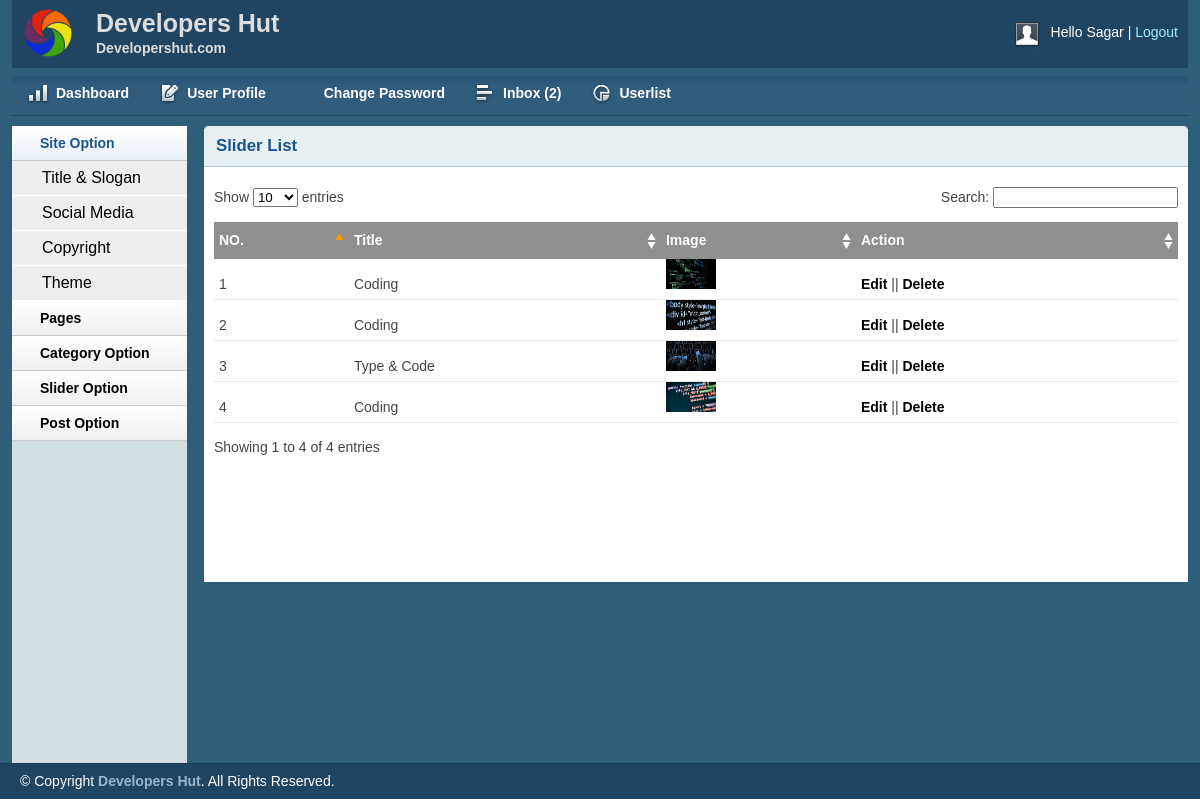
The app's page /admin/sliderlist.php (signed in) with its own data.
### tables this page shows
CREATE TABLE `tbl_slider` (
  `id` int(11) NOT NULL,
  `title` varchar(255) NOT NULL,
  `image` varchar(255) NOT NULL
);

### lib/Database.php (called while the page is built, shortened)
<?php
Class Database{
	public $host   = DB_HOST;
	public $user   = DB_USER;
	public $pass   = DB_PASS;
	public $dbname = DB_NAME;
	public $link;
	private function connectDB(){
	$this->link = new mysqli($this->host, $this->user, $this->pass, $this->dbname);
 }
	public function select($query){
		$result = $this->link->query($query) or die($this->link->error.__LINE__);
		if($result->num_rows > 0){
			return $result;
		} else {
			return false;
		}
	}
}

### admin/sliderlist.php (the view, shortened to what this page needs)
<?php include 'inc/header.php' ?>
<?php include 'inc/sidebar.php' ?>
        <div class="grid_10">
            <div class="box round first grid">
                <h2>Slider List</h2>
                <div class="block">
                    <table class="data display datatable" id="example">
					<thead>
						<tr>
							<th>NO.</th>
							<th>Title</th>
							<th>Image</th>
							<th>Action</th>
						</tr>
					</thead>
					<tbody>
					<?php
						$query = "select * from tbl_slider ";
						$result = $db->select($query);
						if ($result) {
							$i=0;
							while ($post = $result->fetch_assoc()) {
							$i++;
					?>
						<tr class="odd gradeX">
							<td ><?php echo $i?></td>
							<td ><?php echo $post['title']?></td>
							<td ><img src="<?php echo $post['image']?>" height = 30px; width = 50px;></td>
							<td>
<?php
	if ($_SESSION['role']== 1 || $_SESSION['role'] == 3) {
?>
								 <a href="editslider.php?sid=<?php echo $post['id']?>">Edit</a> ||
								 <a onclick="return confirm('Are you sure ??');" href="delslide.php?sid=<?php echo $post['id']?>">Delete</a>
<?php }else { echo "You can not take any action";} ?>
							 </td>
						</tr>
					<?php
							}
						}else{ echo "<span class='error'> NO Slide to show ..</span></br>"; }
					?>
					</tbody>
				</table>
               </div>
            </div>
        </div>
    </div>
<?php include 'inc/footer.php'?>

### admin/inc/header.php (shortened to what this page needs)
<?php
    include "../lib/Database.php";
?>
<?php
    $db = new Database;
?>
<!DOCTYPE html>
<html>
<head>
    <link rel="stylesheet" type="text/css" href="css/reset.css" media="screen" />
    <link rel="stylesheet" type="text/css" href="css/text.css" media="screen" />
    <link rel="stylesheet" type="text/css" href="css/grid.css" media="screen" />
    <link rel="stylesheet" type="text/css" href="css/layout.css" media="screen" />
    <link rel="stylesheet" type="text/css" href="css/nav.css" media="screen" />
    <link href="css/table/demo_page.css" rel="stylesheet" type="text/css" />
</head>
<body>
    <div class="container_12">
        <div class="grid_12 header-repeat">
            <div id="branding">
                <div class="floatleft logo">
                    <img src="img/livelogo.png" alt="Logo" />
				</div>
				<div class="floatleft middle">
					<h1>Developers Hut</h1>
					<p>Developershut.com</p>
				</div>
                <div class="floatright">
                    <div class="floatleft">
                        <img src="img/img-profile.jpg" alt="Profile Pic" /></div>
                    <div class="floatleft marginleft10">
                        <ul class="inline-ul floatleft">
                            <li>Hello <?php echo $_SESSION['username'] ; ?></li>
                            <li><a href="logout.php">Logout</a></li>
                        </ul>
                    </div>
                </div>
            </div>
        </div>
        <div class="grid_12">
            <ul class="nav main">
                <li class="ic-dashboard"><a href="adminindex.php"><span>Dashboard</span></a> </li>
                <li class="ic-form-style"><a href="profile.php"><span>User Profile</span></a></li>
				<li class="ic-typography"><a href="changepassword.php"><span>Change Password</span></a></li>
				<li class="ic-grid-tables"><a href="inbox.php"><span>Inbox
                <?php
                    $query = "select * from tbl_contact where status ='0'";
                    $read  = $db->select($query);
                    if ($read) {
                        $row   = mysqli_num_rows($read);
                        echo '('.$row.')';
                    }else{
                        echo "(0)";
                    }
                 ?>
                </span></a></li>
                <li class="ic-charts"><a href="userlist.php"><span>Userlist</span></a></li>
            </ul>
        </div>

### admin/inc/sidebar.php (shortened to what this page needs)
<div class="grid_2">
    <div class="box sidemenu">
        <div class="block" id="section-menu">
            <ul class="section menu">
               <li><a class="menuitem">Site Option</a>
                    <ul class="submenu">
                        <li><a href="titleslogan.php">Title & Slogan</a></li>
                        <li><a href="social.php">Social Media</a></li>
                        <li><a href="copyright.php">Copyright</a></li>
                        <li><a href="theme.php">Theme</a></li>
                    </ul>
                </li>
                 <li><a class="menuitem">Pages</a>
                </li>
                <li><a class="menuitem">Category Option</a>
                </li>
                <li><a class="menuitem">Slider Option</a>
                </li>
                <li><a class="menuitem">Post Option</a>
                </li>
            </ul>
        </div>
    </div>
</div>

### admin/inc/footer.php (shortened to what this page needs)
    <div id="site_info">
        <p>
         &copy; Copyright <a href="#">Developers Hut</a>. All Rights Reserved.
        </p>
    </div>
</body>
</html>

### admin/css/layout.css (style rules this page uses)
body { background: #fff none repeat scroll 0 0; color: #444; font-size: 14px; padding: 0; }
.floatleft { float:left; }
.logo img { margin-top: -15px; width: 52px; }
.middle { margin-left: 22px; margin-top: -14px; }
.middle h1 { color:#ddd;margin:0 }
.middle p { color: #ddd; margin: 0; font-weight: bold; }
.floatright { float:right; }
.inline-ul li { display:inline; color:#fff; }
.marginleft10 { margin-left:10px; }
a { color: #000; font-weight:bold; text-decoration: none; }
.container_12, .container_16 { background:#2E5E79; }
h1, h2, h3, h4, h5, h6 { line-height:1.2em; margin-bottom:.3em; }
h2 { margin-top:1em; }
#branding { font-weight: normal; margin-bottom: 0; padding: 22px 10px 3px; text-align: left; }
.header-repeat { background:url(../img/header-repeat.jpg) repeat-x; }
#branding a { color:#A1EAFF; font-weight:normal; }
#branding a:before { content:" | "; color:#fff; }
#branding ul, #branding ul li { margin:0px; padding:0px; }
#branding li { padding:0px 0px 0px 0px !important; }
.box { background:#fff; margin-bottom:20px; padding:10px 10px 10px 10px; margin-left:-8px; }
.box.grid { padding-bottom:40px; }
.box.round { -moz-border-radius: 5px 5px 0px 0px; -webkit-border-radius: 5px 5px 0px 0px; border-radius: 5px 5px 0px 0px; }
.box h2 { font-size:1.2em; font-weight:bold; color:#1B548D; background:#E6F0F3; margin:-10px -10px 0 -10px; padding:10px 12px; border-bottom:1px solid #B3CBD6; -moz-border-radius: 5px 5px 0px 0px; -webkit-border-radius: 5px 5px 0px 0px; border-radius: 5px 5px 0px 0px; }
.box.first { min-height: 406px; }
.block { padding-top:20px; }
.box.sidemenu { background-color:#D1DEE4; border-right:1px solid #3A5665; padding:0px; margin:0px; cursor:pointer; }
.box.sidemenu .block { padding-top:0px; margin-top:0px; }
p { margin-bottom:1em; }
ul, ol { padding-top:0; }
ul.menu { list-style:none; border-top:1px solid #bbb; }
ul.menu li { margin:0; }
ul.menu li a { display:block; padding:4px 10px; border-bottom:1px solid #ccc; }
ul.menu ul { list-style:none; margin:0; }
ul.menu ul li a { padding-left:30px; }
ul.section { border-top:0; margin-bottom:0; }
ul.section li a { background:url(../img/sidemenu-repeat.jpg) repeat-x; line-height:26px; padding-left:28px; }
ul.section li li a { background:#ddd; border-bottom:1px solid #eee; }
ul.section ul li { text-transform:none; }
ul.section ul.current li a { background: #eee none repeat scroll 0 0; border-bottom: 1px solid #fff; font-size: 16px; font-weight: normal; }
ul.section li a.current { color:#1B548D; background:url(../img/sidemenu-repeat-hover.jpg) repeat-x; }
#site_info { color:#fff; background:#204562; border-top:1px solid #1d3b53; padding-left:20px; }
#site_info p { line-height:35px; margin-bottom:0px; }
#site_info a { color:#9ab6cc; }
.block { padding-bottom:1px; }
table.display { margin: 0 auto; clear: both; width: 100%; }
.sorting_asc { background: #8f8f8f url(../img/table/sort_asc.png) no-repeat center right; padding:8px 5px; text-align:left; color:#fff; }
.sorting { background:#8f8f8f url(../img/table/sort_both.png) no-repeat center right; padding:8px 5px; text-align:left; color:#fff; }
tr.odd { height: 30px; line-height: 30px; border-bottom:1px solid #e6e6e6; }
tr.even { height: 30px; line-height: 30px; border-bottom:1px solid #e6e6e6; }
tr.odd td, tr.even td { padding-left:5px; }

### records on screen
tbl_slider: title "Coding", image (picture)
tbl_slider: title "Coding", image (picture)
tbl_slider: title "Type & Code", image (picture)
tbl_slider: title "Coding", image (picture)

### other values on screen
$_SESSION['username'] "Sagar"
$row "2"
